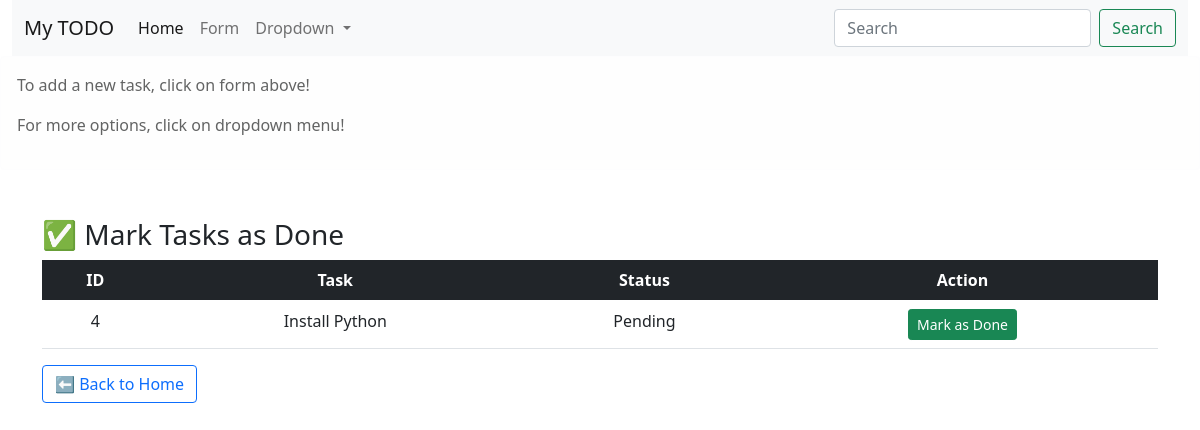
The app's page /update_task, older data.
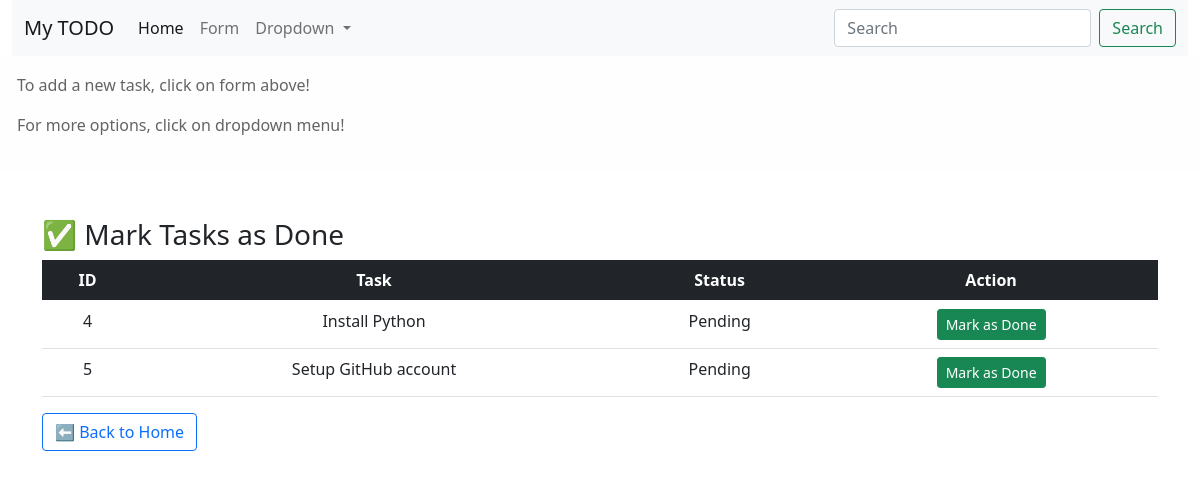
The same page, newer data.
### tables this page shows
CREATE TABLE tasks (
            id INTEGER PRIMARY KEY AUTOINCREMENT,
            task TEXT NOT NULL,
            status TEXT DEFAULT 'Pending'
        );

### app.py (the view)
@app.route("/update_task")
def update_form():
    conn = sqlite3.connect("todo.db")
    cur = conn.cursor()
    cur.execute("SELECT * FROM tasks WHERE status='Pending'")
    tasks = cur.fetchall()
    conn.close()
    return render_template("update.html", tasks=tasks)

### templates/update.html (shortened to what this page needs)
<!DOCTYPE html>
<html lang="en">
<head>
    <link href="https://cdn.jsdelivr.net/npm/bootstrap@5.0.2/dist/css/bootstrap.min.css" rel="stylesheet">
</head>
<body>
    <div class="container-fluid">
        <nav class="navbar navbar-expand-lg navbar-light bg-light">
            <div class="container-fluid">
                <a class="navbar-brand" href="http://localhost:5000/">My TODO</a>
                <div class="collapse navbar-collapse" id="navbarSupportedContent">
                    <ul class="navbar-nav me-auto mb-2 mb-lg-0">
                        <li class="nav-item">
                            <a class="nav-link active" aria-current="page" href="http://localhost:5000/">Home</a>
                        </li>
                        <li class="nav-item">
                            <a class="nav-link" href="http://localhost:5000/form">Form</a>
                        </li>
                        <li class="nav-item dropdown">
                            <a class="nav-link dropdown-toggle" href="#" id="navbarDropdown" role="button"
                                data-bs-toggle="dropdown" aria-expanded="false">
                                Dropdown
                            </a>
                        </li>
                    </ul>
                    <form class="d-flex">
                        <input class="form-control me-2" type="search" placeholder="Search" aria-label="Search">
                        <button class="btn btn-outline-success" type="submit">Search</button>
                    </form>
                </div>
            </div>
        </nav>
    </div>
    <div class="alert alert-light" role="alert">
        <p>To add a new task, click on form above!</p>
        <p>For more options, click on dropdown menu!</p>
    </div>
    <div class="container mt-5">
            <h3>✅ Mark Tasks as Done</h3>
            {% if tasks %}
            <table class="table table-hover text-center">
                <thead class="table-dark">
                    <tr>
                        <th>ID</th>
                        <th>Task</th>
                        <th>Status</th>
                        <th>Action</th>
                    </tr>
                </thead>
                <tbody>
                    {% for task in tasks %}
                    <tr>
                        <td>{{ task[0] }}</td>
                        <td>{{ task[1] }}</td>
                        <td>{{ task[2] }}</td>
                        <td>
                            <a href="/update/{{ task[0] }}" class="btn btn-success btn-sm">Mark as Done</a>
                        </td>
                    </tr>
                    {% endfor %}
                </tbody>
            </table>
            {% else %}
            <div class="alert alert-info">🎉 No pending tasks!</div>
            {% endif %}
            <a href="/" class="btn btn-outline-primary">⬅ Back to Home</a>
    </div>
</body>
</html>

Row changes from the older to the newer data that the page shows:
added tasks: id "5", task "Setup GitHub account", status "Pending"
